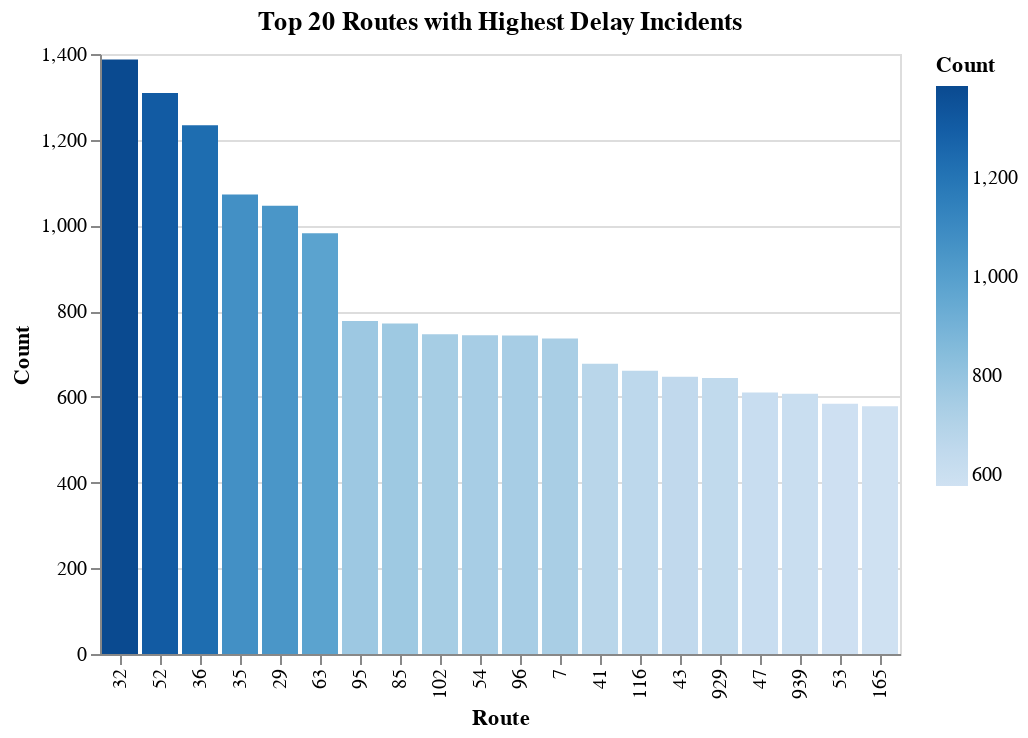

The notebook cell saved with this chart:
### Markdown cell above
___
Now let's take a look at top 20 routes with highest delay incidents

### Code cell
# Group by 'Route' and count the occurrences
route_counts = ttc_clean.groupby('Route').size().reset_index(name='Count')

# Sort counts in descending order and get the top 20 routes
route_counts = route_counts.sort_values('Count', ascending=False)
top_routes = route_counts.head(20)
#top_routes

# Creating bar chart
top20_delay_routes = alt.Chart(top_routes).mark_bar().encode(
    alt.X('Route:N', title='Route', sort=alt.EncodingSortField(field='Count', order='descending')),  # 'N' for nominal (categorical)
    alt.Y('Count:Q', title='Count'),  # 'Q' for quantitative (numerical)
    alt.Color('Count:Q')
).properties(
    title='Top 20 Routes with Highest Delay Incidents',
)

# Display
top20_delay_routes

### Figure 1 — Vega specification as saved in the notebook (floating-point values rounded to 4 significant figures)
{"$schema": "https://vega.github.io/schema/vega/v5.json", "data": [{"name": "source_0"}, {"name": "data_0", "values": [{"Count": 1387, "Count_end": 1387.0, "Count_start": 0.0, "Route": "32"}, {"Count": 1309, "Count_end": 1309.0, "Count_start": 0.0, "Route": "52"}, {"Count": 1234, "Count_end": 1234.0, "Count_start": 0.0, "Route": "36"}, {"Count": 1072, "Count_end": 1072.0, "Count_start": 0.0, "Route": "35"}, {"Count": 1046, "Count_end": 1046.0, "Count_start": 0.0, "Route": "29"}, {"Count": 982, "Count_end": 982.0, "Count_start": 0.0, "Route": "63"}, {"Count": 777, "Count_end": 777.0, "Count_start": 0.0, "Route": "95"}, {"Count": 771, "Count_end": 771.0, "Count_start": 0.0, "Route": "85"}, {"Count": 746, "Count_end": 746.0, "Count_start": 0.0, "Route": "102"}, {"Count": 744, "Count_end": 744.0, "Count_start": 0.0, "Route": "54"}, {"Count": 743, "Count_end": 743.0, "Count_start": 0.0, "Route": "96"}, {"Count": 736, "Count_end": 736.0, "Count_start": 0.0, "Route": "7"}, {"Count": 677, "Count_end": 677.0, "Count_start": 0.0, "Route": "41"}, {"Count": 661, "Count_end": 661.0, "Count_start": 0.0, "Route": "116"}, {"Count": 647, "Count_end": 647.0, "Count_start": 0.0, "Route": "43"}, {"Count": 644, "Count_end": 644.0, "Count_start": 0.0, "Route": "929"}, {"Count": 610, "Count_end": 610.0, "Count_start": 0.0, "Route": "47"}, {"Count": 607, "Count_end": 607.0, "Count_start": 0.0, "Route": "939"}, {"Count": 584, "Count_end": 584.0, "Count_start": 0.0, "Route": "53"}, {"Count": 578, "Count_end": 578.0, "Count_start": 0.0, "Route": "165"}]}, {"name": "source_0_x_domain_Route", "values": [{"Route": "32", "sort_field": 1387}, {"Route": "52", "sort_field": 1309}, {"Route": "36", "sort_field": 1234}, {"Route": "35", "sort_field": 1072}, {"Route": "29", "sort_field": 1046}, {"Route": "63", "sort_field": 982}, {"Route": "95", "sort_field": 777}, {"Route": "85", "sort_field": 771}, {"Route": "102", "sort_field": 746}, {"Route": "54", "sort_field": 744}, {"Route": "96", "sort_field": 743}, {"Route": "7", "sort_field": 736}, {"Route": "41", "sort_field": 677}, {"Route": "116", "sort_field": 661}, {"Route": "43", "sort_field": 647}, {"Route": "929", "sort_field": 644}, {"Route": "47", "sort_field": 610}, {"Route": "939", "sort_field": 607}, {"Route": "53", "sort_field": 584}, {"Route": "165", "sort_field": 578}]}, {"name": "data_0_color_domain_Count", "values": [{"min": 578, "max": 1387}]}], "signals": [{"name": "x_step", "value": 20}, {"name": "width", "update": "bandspace(domain('x').length, 0.1, 0.05) * x_step"}], "marks": [{"type": "rect", "name": "marks", "from": {"data": "data_0"}, "encode": {"update": {"y2": {"field": "Count_start", "scale": "y"}, "fill": {"field": "Count", "scale": "color"}, "x": {"field": "Route", "scale": "x"}, "width": {"signal": "max(0.25, bandwidth('x'))"}, "y": {"field": "Count_end", "scale": "y"}}}, "style": ["bar"]}], "scales": [{"name": "x", "type": "band", "domain": {"data": "source_0_x_domain_Route", "field": "Route", "sort": {"op": "max", "field": "sort_field", "order": "descending"}}, "range": {"step": {"signal": "x_step"}}, "paddingInner": 0.1, "paddingOuter": 0.05}, {"name": "y", "type": "linear", "domain": {"data": "data_0", "fields": ["Count_start", "Count_end"]}, "range": [{"signal": "height"}, 0], "nice": true, "zero": true}, {"name": "color", "type": "linear", "domain": [{"signal": "(data(\"data_0_color_domain_Count\")[0] || {}).min"}, {"signal": "(data(\"data_0_color_domain_Count\")[0] || {}).max"}], "range": "ramp", "zero": false, "interpolate": "hcl"}], "axes": [{"scale": "y", "grid": true, "minExtent": 0, "ticks": false, "zindex": 0, "aria": false, "tickCount": {"signal": "ceil(height/40)"}, "maxExtent": 0, "gridScale": "x", "domain": false, "orient": "left", "labels": false}, {"scale": "x", "orient": "bottom", "labelAngle": 270, "zindex": 0, "title": "Route", "labelBaseline": "middle", "labelAlign": "right", "grid": false}, {"scale": "y", "tickCount": {"signal": "ceil(height/40)"}, "grid": false, "title": "Count", "labelOverlap": true, "zindex": 0, "orient": "left"}], "title": {"text": "Top 20 Routes with Highest Delay Incidents", "frame": "group"}, "background": "white", "style": "cell", "padding": 5, "height": 300, "legends": [{"fill": "color", "gradientLength": {"signal": "clamp(height, 64, 200)"}, "title": "Count"}]}
